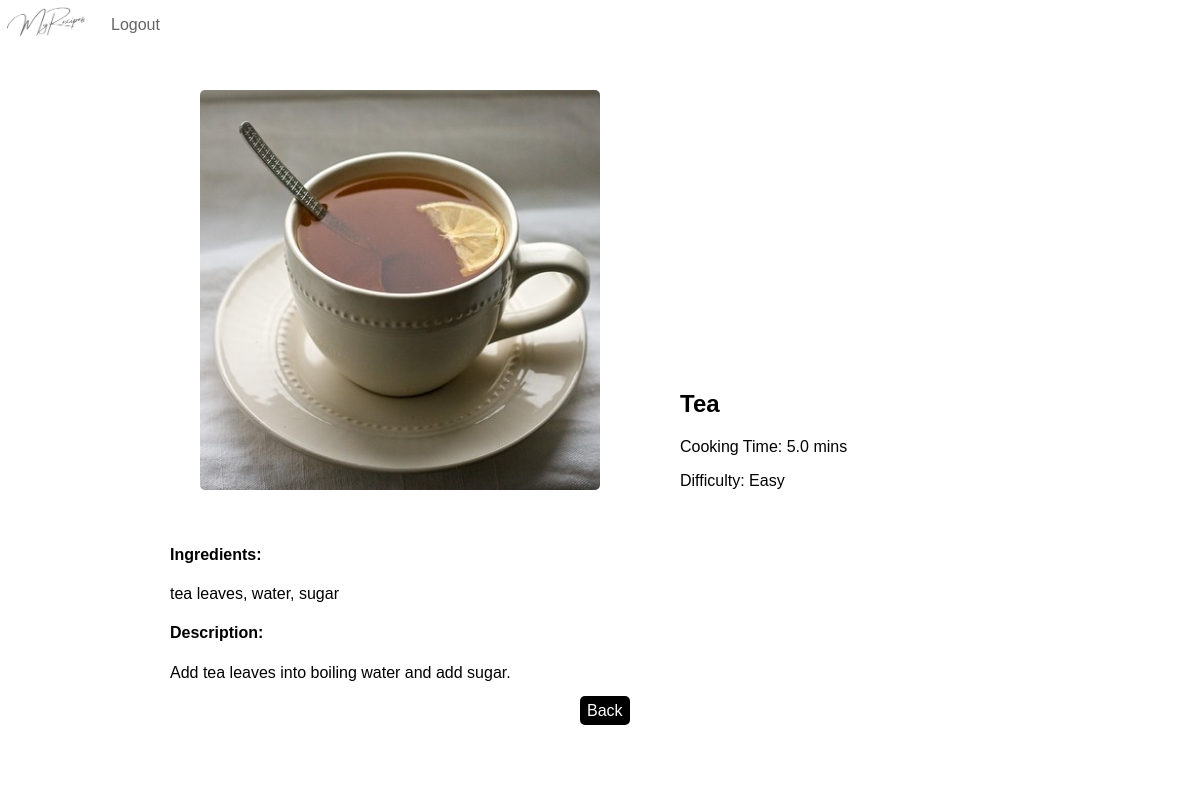
Screenshot of /list/1 (signed in) with the database file from the repository.
### recipes/models.py (models this page shows, shortened)
class Recipe(models.Model):
    name = models.CharField(max_length=120)
    cooking_time = models.FloatField(help_text="in minutes")
    ingredients = models.CharField(max_length=350)
    description = models.TextField(max_length=500)
    pic = models.ImageField(upload_to="recipes/", default="no_imag.png")
    def calculate_difficulty(self):
        separated_ingredients = self.ingredients.split(", ")
        if self.cooking_time < 10 and len(separated_ingredients) < 4:
            difficulty = "Easy"
        elif self.cooking_time < 10 and len(separated_ingredients) >= 4:
            difficulty = "Medium"
        elif self.cooking_time >= 10 and len(separated_ingredients) < 4:
            difficulty = "Intermediate"
        elif self.cooking_time >= 10 and len(separated_ingredients) >= 4:
            difficulty = "Hard"
        return difficulty

### recipes/views.py (the view)
class RecipeDetailView(LoginRequiredMixin, DetailView):
    model = Recipe
    template_name = "recipes/details.html"

### recipes/templates/recipes/details.html (shortened to what this page needs)
{% load static %}
<!DOCTYPE html>
<html lang="en">
<head>
</head>
<body>
  <ul class="navbar">
    <li class="navbar-item" id="logo"><img src="{% static 'recipes/images/my-recipes-logo.png' %}"></li>
    <li class="navbar-item"><a href="{%url 'logout' %}"> Logout </a></li>
  </ul>
  <div class="container">
    <div class="img-and-text">
      <div class="img">
        <img src="{{object.pic.url}}"/>
      </div>
      <div class="text">
        <h2>{{object.name}}</h2>
        <p>Cooking Time: {{object.cooking_time}} mins</p>
        <p>Difficulty: {{object.calculate_difficulty}}</p>
      </div>
    </div>
    <div class="text-container">
      <h4>Ingredients:</h4>
      <p>{{object.ingredients}}</p>
      <h4>Description:</h4>
      <p>{{object.description}}</p>
    </div>
    <div class="button-case"><a href="{%url 'recipes:list' %}" class="back-button">Back</a></div>
  </div>
</body>
</html>

### rows the page displays
Recipe: pic (picture), name "Tea", cooking_time "5.0", calculate_difficulty "Easy", ingredients "tea leaves, water, sugar", description "Add tea leaves into boiling water and add sugar."
